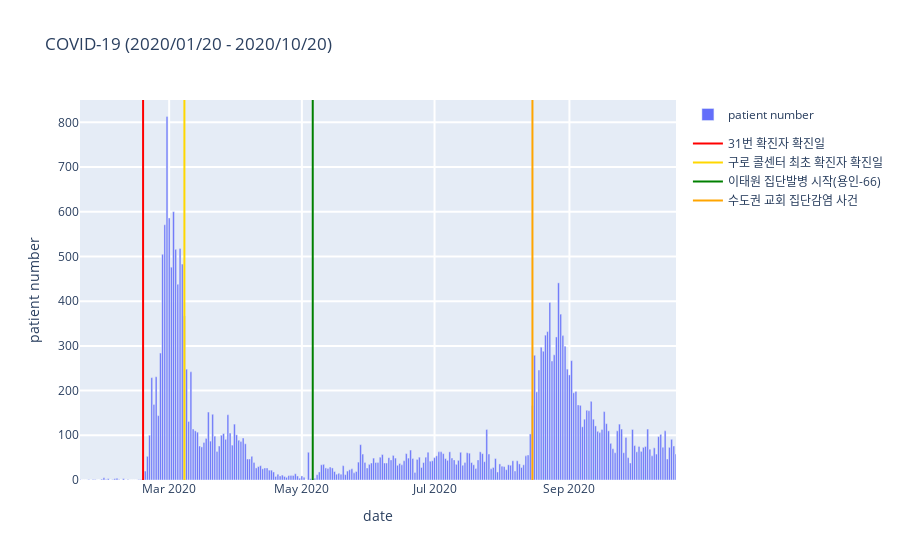

Notebook code for this chart:
### Code cell
init_notebook_mode(connected=True)

configure_plotly_browser_state()

# 코로나 감염자 수 변화 그래프
coronagra = go.Bar(
    x = covid_data['날짜'].astype('str'),
    y = covid_data['일자별 확진자'],
    marker=dict(color="light blue"),
    name='확진자 수',
    )

# 31번 확진자 확진날짜 표시
corona_31 =  go.Scatter(x=['2020-02-18', '2020-02-18'],
                            y=[0,850],
                            mode="lines",
                            legendgroup="a",
                            showlegend=True,
                            marker=dict(size=12,
                                       line=dict(width=0.8),
                                       color="red"
                                       ),
                            name="31번 확진자 확진일",
                            )

# 구로 콜센터 최초 확진날짜 표시
corona_call =  go.Scatter(x=['2020-03-08', '2020-03-08'],
                            y=[0,850],
                            mode="lines",
                            legendgroup="a",
                            showlegend=True,
                            marker=dict(size=12,
                                       line=dict(width=0.8),
                                       color="gold"
                                       ),
                            name="구로 콜센터 최초 확진자 확진일",
                            )


# 이태원 집단감역 최초 확진자 확진날짜 표시
corona_itaewon =  go.Scatter(x = ['2020-05-06', '2020-05-06'],
                            y=[0,850],
                            mode="lines",
                            legendgroup="a",
                            showlegend=True,
                            marker=dict(size=12,
                                       line=dict(width=0.8),
                                       color="green"
                                       ),
                            name="이태원 집단발병 시작(용인-66)",
                            )
data_comp = [coronagra, corona_31, corona_call, corona_itaewon]

# 수도권 교회 집단감염 사건 발생일
corona_seoul =  go.Scatter(x = ['2020-08-15', '2020-08-15'],
                            y=[0,850],
                            mode="lines",
                            legendgroup="a",
                            showlegend=True,
                            marker=dict(size=12,
                                       line=dict(width=0.8),
                                       color="Orange"
                                       ),
                            name="수도권 교회 집단감염 사건",
                            )
data_comp = [coronagra, corona_31, corona_call, corona_itaewon, corona_seoul]

# x축, y축, 타이틀 설정
layout_comp = go.Layout(
    title='코로나 감염자 수 변화(2020/01/20 - 2020/10/20)',
    hovermode='closest',
    xaxis=dict(
        title='확진날짜',
        ticklen=5,
        zeroline=False,
        gridwidth=2,
        range=['2020-01-20', '2020-10-20'],
    ),
    yaxis=dict(
        title='확진자수',
        ticklen=5,
        gridwidth=2,
        range=[0, 850],
    ),
)
fig_comp = go.Figure(data=data_comp, layout=layout_comp)
iplot(fig_comp)

### Figure 1 — Plotly figure (JSON) as saved in the notebook; plotly's stock layout.template omitted (floating-point values rounded to 4 significant figures; data arrays with more than 128 entries replaced by an {"elided": "..."} marker saying what was removed)
{"data": [{"marker": {"color": "light blue"}, "x": {"elided": "275 str values"}, "type": "bar", "name": "patient number", "y": {"elided": "275 int values"}}, {"showlegend": true, "legendgroup": "a", "name": "31번 확진자 확진일", "y": [0, 850], "mode": "lines", "marker": {"color": "red", "line": {"width": 0.8}, "size": 12}, "x": ["2020-02-18", "2020-02-18"], "type": "scatter"}, {"showlegend": true, "legendgroup": "a", "name": "구로 콜센터 최초 확진자 확진일", "y": [0, 850], "mode": "lines", "marker": {"color": "gold", "line": {"width": 0.8}, "size": 12}, "x": ["2020-03-08", "2020-03-08"], "type": "scatter"}, {"showlegend": true, "legendgroup": "a", "name": "이태원 집단발병 시작(용인-66)", "y": [0, 850], "mode": "lines", "marker": {"color": "green", "line": {"width": 0.8}, "size": 12}, "x": ["2020-05-06", "2020-05-06"], "type": "scatter"}, {"showlegend": true, "legendgroup": "a", "name": "수도권 교회 집단감염 사건", "y": [0, 850], "mode": "lines", "marker": {"color": "Orange", "line": {"width": 0.8}, "size": 12}, "x": ["2020-08-15", "2020-08-15"], "type": "scatter"}], "layout": {"hovermode": "closest", "yaxis": {"range": [0, 850], "ticklen": 5, "gridwidth": 2, "title": {"text": "patient number"}}, "xaxis": {"zeroline": false, "range": ["2020-01-20", "2020-10-20"], "ticklen": 5, "gridwidth": 2, "title": {"text": "date"}}, "title": {"text": "COVID-19 (2020/01/20 - 2020/10/20)"}}}
